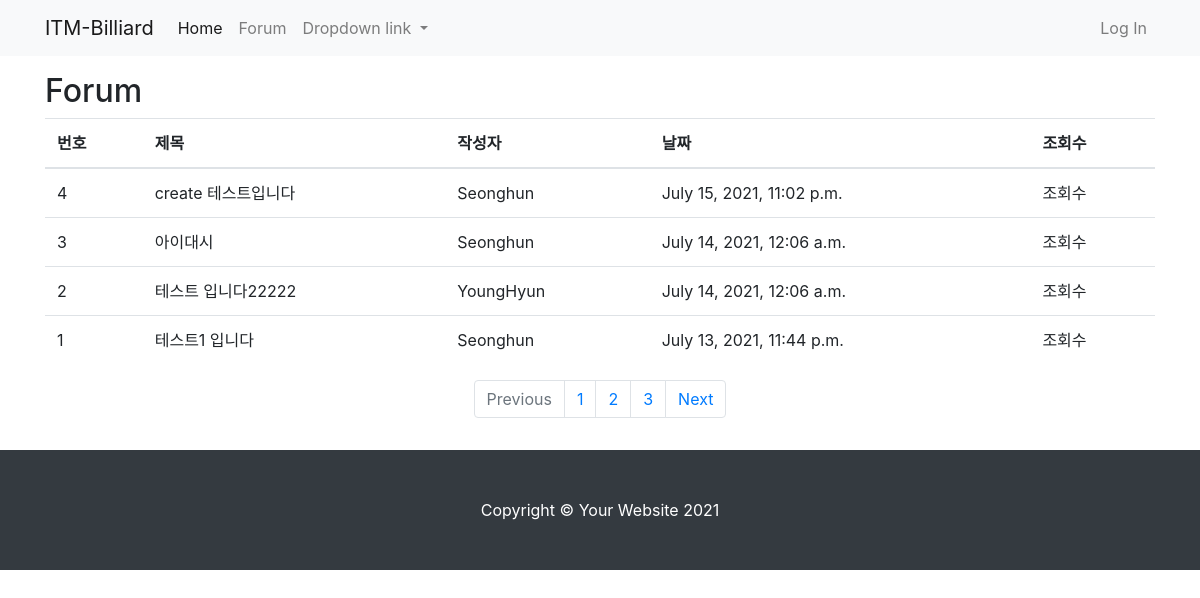
The app's page /forum/ with its own data.
### forum/models.py (models this page shows, shortened)
class Post(models.Model):
    title = models.CharField(max_length=30)
    content = models.TextField()
    created_at = models.DateTimeField(auto_now_add=True)
    updated_at = models.DateTimeField(auto_now=True)
    author = models.ForeignKey(User, null=True ,on_delete=models.SET_NULL)
    def get_absolute_url(self):
        return f'/forum/{self.pk}/'

### forum/views.py (the view)
# urls.py: path('', views.PostList.as_view()),
class PostList(ListView):
    model = Post
    template_name = 'forum/index.html'
    ordering = '-pk'

### forum/templates/forum/post_list.html (shortened to what this page needs)
{% extends 'forum/base.html' %}
{% block main_area %}
<h2>Forum</h2>
  <table class="table table-hover">
      <thead>
          <tr>
              <th>번호</th>
              <th>제목</th>
              <th>작성자</th>
              <th>날짜</th>
              <th>조회수</th>
          </tr>
      </thead>
      <tbody>
          {% if post_list.exists %}
          {% for p in post_list %}
          <tr onClick="location.href='{{ p.get_absolute_url }}'">
              <td>{{ p.pk }}</td>
              <td>{{ p.title }}</td>
              <td>{{ p.author }}</td>
              <td>{{ p.created_at }}</td>
              <td>조회수</td>
          </tr>
          {% endfor %}
          {% else %}
          <h3>아직 게시물이 없습니다.</h3>
          {% endif %}
      </tbody>
  </table>
<nav aria-label="Page navigation example">
    <ul class="pagination justify-content-center">
      <li class="page-item disabled">
        <a class="page-link" href="#" tabindex="-1" aria-disabled="true">Previous</a>
      </li>
      <li class="page-item"><a class="page-link" href="#">1</a></li>
      <li class="page-item"><a class="page-link" href="#">2</a></li>
      <li class="page-item"><a class="page-link" href="#">3</a></li>
      <li class="page-item">
        <a class="page-link" href="#">Next</a>
      </li>
    </ul>
</nav>
{% endblock %}

### records on screen
Post: pk "4", title "create 테스트입니다", author "Seonghun", created_at "July 15, 2021, 11:02 p.m."
Post: pk "3", title "아이대시", author "Seonghun", created_at "July 14, 2021, 12:06 a.m."
Post: pk "2", title "테스트 입니다22222", author "YoungHyun", created_at "July 14, 2021, 12:06 a.m."
Post: pk "1", title "테스트1 입니다", author "Seonghun", created_at "July 13, 2021, 11:44 p.m."
